Frame 1 (no input): blank canvas, image omitted
Frame 60 (the mouse pressed at the canvas centre just before this capture): blank canvas, image omitted
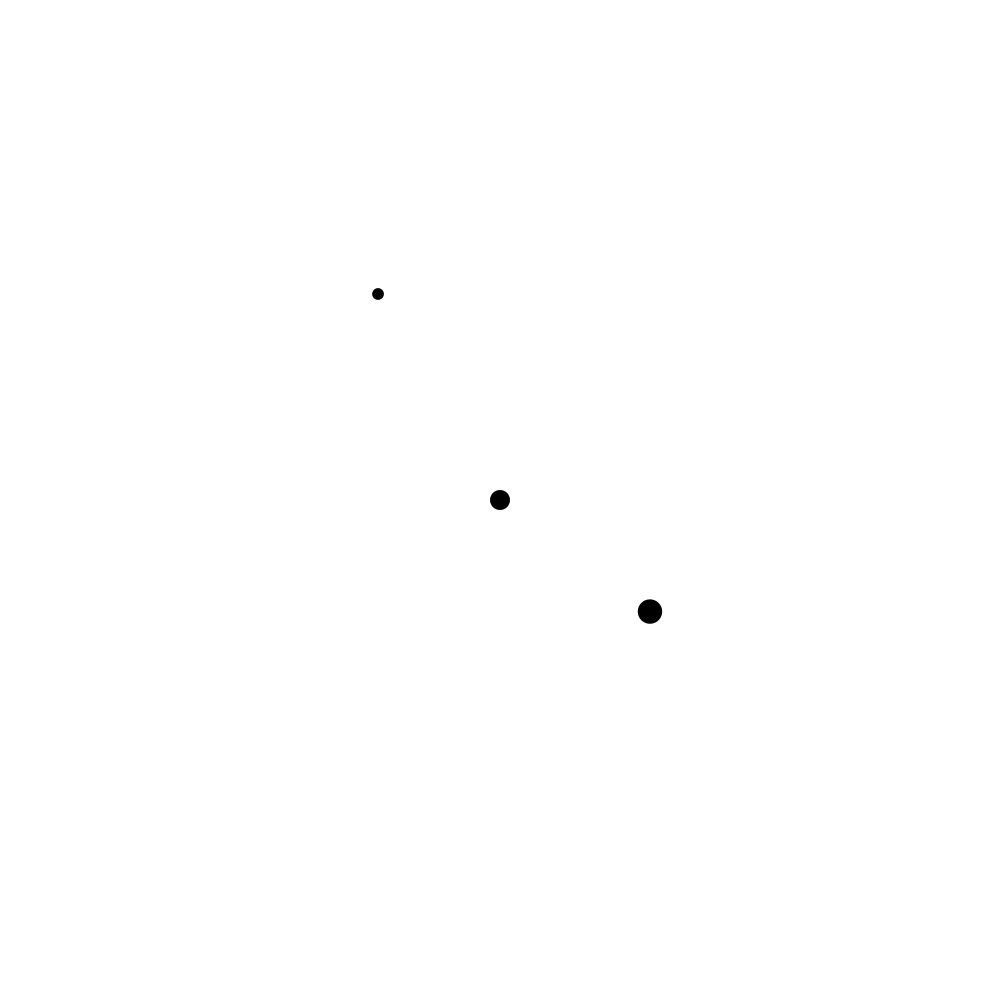
Frame 120 (the mouse held since frame 60 and released just before this capture)

The Processing sketch whose frames 1 and 60 were blank and that drew this single picture after the mouse press (run headless with seeded random() and noise(); from frame 60 on, the mouse is pressed at the canvas centre):

// Processing sketch: week12_arraylist
// ── week12_arraylist.pde
ArrayList<Particle> system;
float grow;
float theta;

void setup(){
  size (1000, 1000);
  system = new ArrayList<Particle>();
}

void draw(){
  background(255);
  
  if(frameCount % 30 == 0){
    system.add(new Particle());
  }
  
  for (int i = 0; i < system.size(); i ++){
    Particle p = system.get(i);
    grow = p.pos.y/25;
    
    p.place(grow);
    p.move();
    p.gravity();
    if (p.pos.y >= (height-p.dia/2)){
      p.bounceY();
      p.pos.y = height-p.dia/2;
    }
    if (p.pos.x >= (width-p.dia/2)){
     p.bounceX();
     p.pos.x = (width-p.dia/2);
    }
    if (p.pos.x <= p.dia/2){
     p.bounceX();
     p.pos.x = p.dia/2;
    }
  }
}

void mousePressed(){
  if(system.size() > 0){
  system.remove(0);
  }
}

// ── Particle.pde
class Particle{
  //data
  PVector pos, vel, grav;
  color rgb;
  float dia;
  
  //constructor
  Particle(){
    pos = new PVector(mouseX, mouseY);
    vel = new PVector(random(-7,7), random(1,5));
    grav = new PVector(0, .1);
  }
  
  //methods
  void move(){
    pos.add(vel);
  }
  void gravity(){
    vel.add(grav);
    vel.x = vel.x*.9999;
  }
  void bounceY(){
    vel.y = -vel.y*.8;
  }
  void bounceX(){
    vel.x = -vel.x;
  }
  void place(float _dia){
    noStroke();
    dia = _dia;
    fill(0);
    ellipse(pos.x, pos.y, dia, dia);
    //pushMatrix();
    //  translate(pos.x, pos.y);
    //  rotate(atan2(mouseY-pos.y, mouseX-pos.x));
    //  fill(255);
    //  ellipse(10,  0, dia*.65, dia*.65);
    //popMatrix();
  }

}
